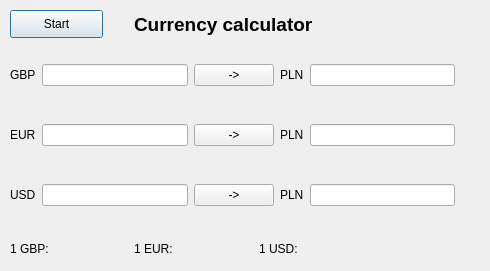
<?xml version="1.0" encoding="UTF-8"?>
<ui version="4.0">
 <class>Currency</class>
 <widget class="QDialog" name="Currency">
  <property name="geometry">
   <rect>
    <x>0</x>
    <y>0</y>
    <width>490</width>
    <height>271</height>
   </rect>
  </property>
  <property name="minimumSize">
   <size>
    <width>490</width>
    <height>271</height>
   </size>
  </property>
  <property name="maximumSize">
   <size>
    <width>490</width>
    <height>271</height>
   </size>
  </property>
  <property name="windowTitle">
   <string>Currency Calc</string>
  </property>
  <widget class="QLabel" name="label_title_currency">
   <property name="geometry">
    <rect>
     <x>134</x>
     <y>9</y>
     <width>231</width>
     <height>31</height>
    </rect>
   </property>
   <property name="font">
    <font>
     <pointsize>14</pointsize>
     <weight>75</weight>
     <bold>true</bold>
    </font>
   </property>
   <property name="text">
    <string>Currency calculator</string>
   </property>
  </widget>
  <widget class="QPushButton" name="pushButton_start">
   <property name="geometry">
    <rect>
     <x>10</x>
     <y>10</y>
     <width>93</width>
     <height>28</height>
    </rect>
   </property>
   <property name="text">
    <string>Start</string>
   </property>
  </widget>
  <widget class="QWidget" name="layoutWidget">
   <property name="geometry">
    <rect>
     <x>10</x>
     <y>60</y>
     <width>445</width>
     <height>30</height>
    </rect>
   </property>
   <layout class="QHBoxLayout" name="horizontalLayout">
    <item>
     <widget class="QLabel" name="label_GBP">
      <property name="text">
       <string>GBP</string>
      </property>
     </widget>
    </item>
    <item>
     <widget class="QLineEdit" name="lineEdit_push_GBP"/>
    </item>
    <item>
     <widget class="QPushButton" name="pushButton_GBP">
      <property name="text">
       <string>-&gt;</string>
      </property>
     </widget>
    </item>
    <item>
     <widget class="QLabel" name="label">
      <property name="text">
       <string>PLN</string>
      </property>
     </widget>
    </item>
    <item>
     <widget class="QLineEdit" name="lineEdit_score_GBP"/>
    </item>
   </layout>
  </widget>
  <widget class="QWidget" name="layoutWidget">
   <property name="geometry">
    <rect>
     <x>10</x>
     <y>120</y>
     <width>445</width>
     <height>30</height>
    </rect>
   </property>
   <layout class="QHBoxLayout" name="horizontalLayout_2">
    <item>
     <widget class="QLabel" name="label_EUR">
      <property name="text">
       <string>EUR</string>
      </property>
     </widget>
    </item>
    <item>
     <widget class="QLineEdit" name="lineEdit_push_EUR"/>
    </item>
    <item>
     <widget class="QPushButton" name="pushButton_EUR">
      <property name="text">
       <string>-&gt;</string>
      </property>
     </widget>
    </item>
    <item>
     <widget class="QLabel" name="label_5">
      <property name="text">
       <string>PLN</string>
      </property>
     </widget>
    </item>
    <item>
     <widget class="QLineEdit" name="lineEdit_score_EUR"/>
    </item>
   </layout>
  </widget>
  <widget class="QWidget" name="layoutWidget">
   <property name="geometry">
    <rect>
     <x>10</x>
     <y>180</y>
     <width>445</width>
     <height>30</height>
    </rect>
   </property>
   <layout class="QHBoxLayout" name="horizontalLayout_3">
    <item>
     <widget class="QLabel" name="label_USD">
      <property name="text">
       <string>USD</string>
      </property>
     </widget>
    </item>
    <item>
     <widget class="QLineEdit" name="lineEdit_push_USD"/>
    </item>
    <item>
     <widget class="QPushButton" name="pushButton_USD">
      <property name="text">
       <string>-&gt;</string>
      </property>
     </widget>
    </item>
    <item>
     <widget class="QLabel" name="label_6">
      <property name="text">
       <string>PLN</string>
      </property>
     </widget>
    </item>
    <item>
     <widget class="QLineEdit" name="lineEdit_score_USD"/>
    </item>
   </layout>
  </widget>
  <widget class="QWidget" name="layoutWidget">
   <property name="geometry">
    <rect>
     <x>10</x>
     <y>240</y>
     <width>367</width>
     <height>18</height>
    </rect>
   </property>
   <layout class="QHBoxLayout" name="horizontalLayout_5">
    <item>
     <widget class="QLabel" name="label_2">
      <property name="text">
       <string>1 GBP:</string>
      </property>
     </widget>
    </item>
    <item>
     <widget class="QLabel" name="label_actual_GBP">
      <property name="text">
       <string/>
      </property>
     </widget>
    </item>
    <item>
     <widget class="QLabel" name="label_3">
      <property name="text">
       <string>1 EUR:</string>
      </property>
     </widget>
    </item>
    <item>
     <widget class="QLabel" name="label_actual_EUR">
      <property name="text">
       <string/>
      </property>
     </widget>
    </item>
    <item>
     <widget class="QLabel" name="label_4">
      <property name="text">
       <string>1 USD:</string>
      </property>
     </widget>
    </item>
    <item>
     <widget class="QLabel" name="label_actual_USD">
      <property name="text">
       <string/>
      </property>
     </widget>
    </item>
   </layout>
  </widget>
 </widget>
 <resources/>
 <connections/>
</ui>
